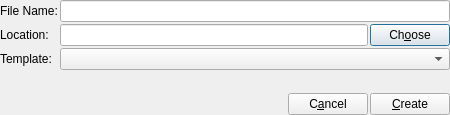
<?xml version="1.0" encoding="UTF-8"?>
<ui version="4.0">
 <class>NewFromTemplateDialog</class>
 <widget class="QDialog" name="NewFromTemplateDialog">
  <property name="windowModality">
   <enum>Qt::WindowModal</enum>
  </property>
  <property name="geometry">
   <rect>
    <x>0</x>
    <y>0</y>
    <width>450</width>
    <height>115</height>
   </rect>
  </property>
  <property name="windowTitle">
   <string>New From Template</string>
  </property>
  <layout class="QVBoxLayout" name="verticalLayout">
   <property name="spacing">
    <number>2</number>
   </property>
   <property name="margin">
    <number>0</number>
   </property>
   <item>
    <layout class="QFormLayout" name="formLayout_2">
     <item row="2" column="0">
      <widget class="QLabel" name="label_3">
       <property name="text">
        <string>Template:</string>
       </property>
      </widget>
     </item>
     <item row="1" column="0">
      <widget class="QLabel" name="label_2">
       <property name="text">
        <string>Location:</string>
       </property>
      </widget>
     </item>
     <item row="1" column="1">
      <layout class="QHBoxLayout" name="horizontalLayout_5">
       <item>
        <widget class="QLineEdit" name="lineLocation"/>
       </item>
       <item>
        <widget class="QPushButton" name="buttonChoose">
         <property name="text">
          <string>Ch&amp;oose</string>
         </property>
        </widget>
       </item>
      </layout>
     </item>
     <item row="0" column="0">
      <widget class="QLabel" name="label">
       <property name="text">
        <string>File Name:</string>
       </property>
      </widget>
     </item>
     <item row="0" column="1">
      <widget class="QLineEdit" name="lineFileName"/>
     </item>
     <item row="2" column="1">
      <widget class="QComboBox" name="comboTemplates"/>
     </item>
    </layout>
   </item>
   <item>
    <layout class="QHBoxLayout" name="horizontalLayout">
     <item>
      <spacer name="horizontalSpacer">
       <property name="orientation">
        <enum>Qt::Horizontal</enum>
       </property>
       <property name="sizeHint" stdset="0">
        <size>
         <width>40</width>
         <height>20</height>
        </size>
       </property>
      </spacer>
     </item>
     <item>
      <widget class="QPushButton" name="buttonCancel">
       <property name="text">
        <string>C&amp;ancel</string>
       </property>
       <property name="icon">
        <iconset resource="../../res.qrc">
         <normaloff>:/actions/resources/actions/process-stop.png</normaloff>:/actions/resources/actions/process-stop.png</iconset>
       </property>
      </widget>
     </item>
     <item>
      <widget class="QPushButton" name="buttonCreate">
       <property name="text">
        <string>&amp;Create</string>
       </property>
       <property name="icon">
        <iconset resource="../../res.qrc">
         <normaloff>:/actions/resources/actions/document-new.png</normaloff>:/actions/resources/actions/document-new.png</iconset>
       </property>
      </widget>
     </item>
    </layout>
   </item>
  </layout>
 </widget>
 <tabstops>
  <tabstop>lineFileName</tabstop>
  <tabstop>lineLocation</tabstop>
  <tabstop>comboTemplates</tabstop>
  <tabstop>buttonChoose</tabstop>
  <tabstop>buttonCreate</tabstop>
  <tabstop>buttonCancel</tabstop>
 </tabstops>
 <resources>
  <include location="../../res.qrc"/>
 </resources>
 <connections>
  <connection>
   <sender>buttonCancel</sender>
   <signal>clicked()</signal>
   <receiver>NewFromTemplateDialog</receiver>
   <slot>reject()</slot>
   <hints>
    <hint type="sourcelabel">
     <x>353</x>
     <y>110</y>
    </hint>
    <hint type="destinationlabel">
     <x>108</x>
     <y>170</y>
    </hint>
   </hints>
  </connection>
 </connections>
</ui>
